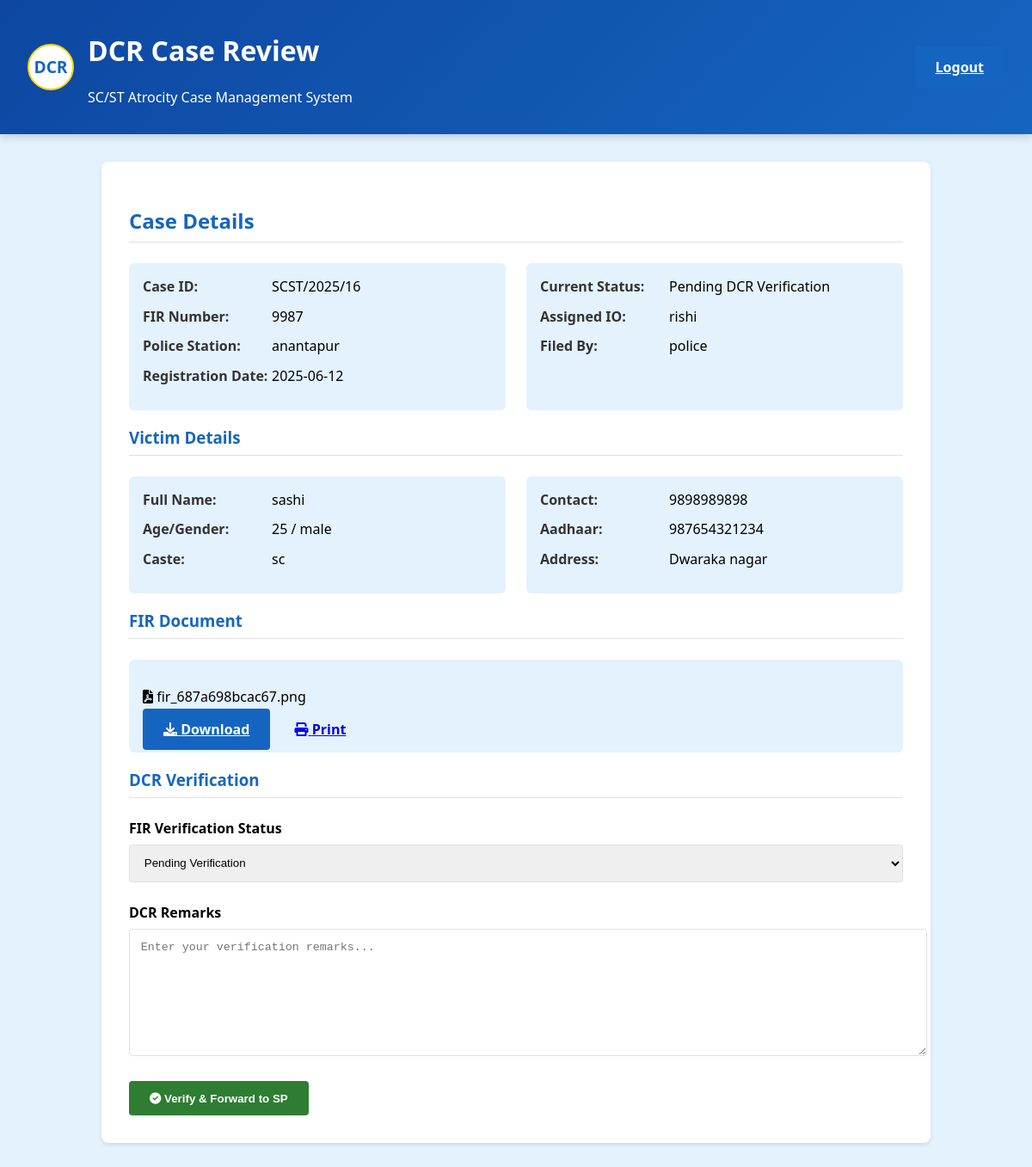
Page /review_dcr_case.php?case_id=16 (signed in) on the committed database.
### tables this page shows
CREATE TABLE `cases` (
  `case_id` int(11) NOT NULL,
  `victim_name` varchar(100) NOT NULL,
  `victim_address` text NOT NULL,
  `incident_date` date NOT NULL,
  `incident_description` text NOT NULL,
  `case_type` enum('SC','ST') NOT NULL,
  `status` varchar(32) DEFAULT NULL,
  `filed_by` int(11) DEFAULT NULL,
  `created_at` timestamp NOT NULL DEFAULT current_timestamp(),
  `victim_age` int(11) DEFAULT NULL,
  `victim_gender` varchar(20) DEFAULT NULL,
  `victim_caste` varchar(20) DEFAULT NULL,
  `victim_contact` varchar(20) DEFAULT NULL,
  `victim_aadhaar` varchar(20) DEFAULT NULL,
  `fir_number` varchar(50) DEFAULT NULL,
  `fir_date` date DEFAULT NULL,
  `police_station` varchar(100) DEFAULT NULL,
  `victim_statement` text DEFAULT NULL,
  `medical_report` text DEFAULT NULL,
  `case_sections` text DEFAULT NULL,
  `investigating_officer` varchar(100) DEFAULT NULL,
  `forward_to_sp` tinyint(1) DEFAULT 1,
  `priority` enum('low','medium','high') NOT NULL DEFAULT 'medium',
  `assigned_officer` varchar(100) DEFAULT NULL,
  `io_username` varchar(50) DEFAULT NULL,
  `io_report` text DEFAULT NULL,
  `io_witness_statements` text DEFAULT NULL,
  `io_recommendations` text DEFAULT NULL,
  `updated_at` timestamp NULL DEFAULT current_timestamp() ON UPDATE current_timestamp()
);

CREATE TABLE `users` (
  `id` int(11) NOT NULL,
  `username` varchar(50) NOT NULL,
  `password` varchar(255) NOT NULL,
  `role` enum('police','rdo','c_section','collector','social_welfare','dcr','io') NOT NULL,
  `created_at` timestamp NOT NULL DEFAULT current_timestamp()
);

CREATE TABLE `case_documents` (
  `document_id` int(11) NOT NULL,
  `case_id` int(11) NOT NULL,
  `document_type` varchar(50) NOT NULL,
  `file_path` varchar(255) NOT NULL,
  `uploaded_by` int(11) DEFAULT NULL,
  `created_at` timestamp NOT NULL DEFAULT current_timestamp()
);

### review_dcr_case.php (the view, shortened to what this page needs)
<?php
require_once 'includes/db.php';
$case_id = $_GET['case_id'];
try {
    $stmt = $pdo->prepare("
        SELECT c.*, u.username as filed_by_name
        FROM cases c
        JOIN users u ON c.filed_by = u.id
        WHERE c.case_id = ?
    ");
    $stmt->execute([$case_id]);
    $case = $stmt->fetch(PDO::FETCH_ASSOC);
    $stmt = $pdo->prepare("SELECT * FROM case_documents WHERE case_id = ? ORDER BY created_at DESC");
    $stmt->execute([$case_id]);
    $documents = $stmt->fetchAll(PDO::FETCH_ASSOC);
} catch (Exception $e) {
    header('Location: dcr_dashboard.php?error=' . urlencode($e->getMessage()));
    exit();
}
?>
<!DOCTYPE html>
<html lang="en">
<head>
</head>
<body>
    <div class="header">
        <div class="header-title">
            <div class="badge">DCR</div>
            <div>
                <h1>DCR Case Review</h1>
                <p>SC/ST Atrocity Case Management System</p>
            </div>
        </div>
        <div class="header-actions">
            <a href="logout.php" class="btn btn-primary">Logout</a>
        </div>
    </div>
    <div class="main-content">
        <h2 class="section-title">Case Details</h2>
        <div class="detail-grid">
            <div class="detail-card">
                <div class="detail-row"><div class="detail-label">Case ID:</div><div class="detail-value">SCST/<?php echo date('Y', strtotime($case['created_at'])); ?>/<?php echo $case['case_id']; ?></div></div>
                <div class="detail-row"><div class="detail-label">FIR Number:</div><div class="detail-value"><?php echo htmlspecialchars($case['fir_number']); ?></div></div>
                <div class="detail-row"><div class="detail-label">Police Station:</div><div class="detail-value"><?php echo htmlspecialchars($case['police_station']); ?></div></div>
                <div class="detail-row"><div class="detail-label">Registration Date:</div><div class="detail-value"><?php echo htmlspecialchars($case['fir_date']); ?></div></div>
            </div>
            <div class="detail-card">
                <div class="detail-row"><div class="detail-label">Current Status:</div><div class="detail-value"><span class="status-badge status-pending">Pending DCR Verification</span></div></div>
                <div class="detail-row"><div class="detail-label">Assigned IO:</div><div class="detail-value"><?php echo htmlspecialchars($case['investigating_officer']); ?></div></div>
                <div class="detail-row"><div class="detail-label">Filed By:</div><div class="detail-value"><?php echo htmlspecialchars($case['filed_by_name']); ?></div></div>
            </div>
        </div>
        <h3 class="section-title">Victim Details</h3>
        <div class="detail-grid">
            <div class="detail-card">
                <div class="detail-row"><div class="detail-label">Full Name:</div><div class="detail-value"><?php echo htmlspecialchars($case['victim_name']); ?></div></div>
                <div class="detail-row"><div class="detail-label">Age/Gender:</div><div class="detail-value"><?php echo htmlspecialchars($case['victim_age']) . ' / ' . htmlspecialchars($case['victim_gender']); ?></div></div>
                <div class="detail-row"><div class="detail-label">Caste:</div><div class="detail-value"><?php echo htmlspecialchars($case['victim_caste']); ?></div></div>
            </div>
            <div class="detail-card">
                <div class="detail-row"><div class="detail-label">Contact:</div><div class="detail-value"><?php echo htmlspecialchars($case['victim_contact']); ?></div></div>
                <div class="detail-row"><div class="detail-label">Aadhaar:</div><div class="detail-value"><?php echo htmlspecialchars($case['victim_aadhaar']); ?></div></div>
                <div class="detail-row"><div class="detail-label">Address:</div><div class="detail-value"><?php echo htmlspecialchars($case['victim_address']); ?></div></div>
            </div>
        </div>
        <h3 class="section-title">FIR Document</h3>
        <div class="detail-card">
            <?php if (!empty($documents)): ?>
                <?php foreach ($documents as $doc): if ($doc['document_type'] === 'fir'): ?>
                    <div class="fir-viewer">
                        <p><i class="fas fa-file-pdf"></i> <?php echo htmlspecialchars($doc['file_path']); ?></p>
                        <div class="fir-actions">
                            <a class="btn btn-primary" href="uploads/<?php echo htmlspecialchars($doc['file_path']); ?>" download><i class="fas fa-download"></i> Download</a>
                            <a class="btn" href="uploads/<?php echo htmlspecialchars($doc['file_path']); ?>" target="_blank"><i class="fas fa-print"></i> Print</a>
                        </div>
                    </div>
                <?php endif; endforeach; ?>
            <?php else: ?>
                <p>No FIR document uploaded.</p>
            <?php endif; ?>
        </div>
        <h3 class="section-title">DCR Verification</h3>
        <form method="POST" action="handlers/process_dcr_case.php">
            <div class="form-group">
                <label for="verification_status">FIR Verification Status</label>
                <select id="verification_status" name="verification_status" required>
                    <option value="pending" selected>Pending Verification</option>
                </select>
            </div>
            <div class="form-group">
                <label for="dcr_remarks">DCR Remarks</label>
                <textarea id="dcr_remarks" name="dcr_remarks" placeholder="Enter your verification remarks..." required></textarea>
            </div>
            <div class="action-buttons">
                <button type="submit" class="btn btn-success"><i class="fas fa-check-circle"></i> Verify & Forward to SP</button>
            </div>
        </form>
    </div>
    <link rel="stylesheet" href="https://cdnjs.cloudflare.com/ajax/libs/font-awesome/6.0.0/css/all.min.css">
</body>
</html>

### review_dcr_case.php (style rules this page uses)
:root { --dcr-blue: #1565c0; --dcr-light: #e3f2fd; --dcr-dark-blue: #0d47a1; --dcr-white: #ffffff; --dcr-dark: #333333; --dcr-gray: #e0e0e0; --collector-green: #2e7d32; }
body { background-color: var(--dcr-light); margin: 0; font-family: 'Segoe UI', Tahoma, Geneva, Verdana, sans-serif; }
.header { background: linear-gradient(135deg, var(--dcr-dark-blue), var(--dcr-blue)); color: white; padding: 1rem 2rem; display: flex; justify-content: space-between; align-items: center; box-shadow: 0 2px 10px rgba(0,0,0,0.2); }
.header-title { display: flex; align-items: center; gap: 1rem; }
.badge { width: 50px; height: 50px; background-color: white; border-radius: 50%; display: flex; align-items: center; justify-content: center; color: var(--dcr-blue); font-weight: bold; font-size: 1.2rem; border: 2px solid gold; }
.main-content { max-width: 900px; margin: 2rem auto; background: white; border-radius: 8px; box-shadow: 0 2px 5px rgba(0,0,0,0.1); padding: 2rem; }
.section-title { color: var(--dcr-blue); margin-bottom: 1.5rem; padding-bottom: 0.5rem; border-bottom: 1px solid var(--dcr-gray); }
.detail-grid { display: grid; grid-template-columns: repeat(auto-fill, minmax(300px, 1fr)); gap: 1.5rem; }
.detail-card { background-color: var(--dcr-light); padding: 1rem; border-radius: 6px; }
.detail-row { display: flex; margin-bottom: 0.8rem; }
.detail-label { font-weight: 600; width: 150px; color: var(--dcr-dark); }
.detail-value { flex: 1; }
.form-group { margin-bottom: 1.5rem; }
.form-group label { display: block; margin-bottom: 0.5rem; font-weight: 600; }
.form-group select, .form-group textarea { width: 100%; padding: 0.8rem; border: 1px solid var(--dcr-gray); border-radius: 4px; }
.form-group textarea { min-height: 120px; resize: vertical; }
.action-buttons { display: flex; gap: 1rem; margin-top: 1.5rem; }
.btn { padding: 0.8rem 1.5rem; border: none; border-radius: 4px; font-weight: 600; cursor: pointer; transition: all 0.3s; }
.btn-primary { background-color: var(--dcr-blue); color: white; }
.btn-success { background-color: var(--collector-green); color: white; }

### rows in the picture
cases: created_at "2025", case_id "16", fir_number "9987", police_station "anantapur", fir_date "2025-06-12", investigating_officer "rishi", filed_by.username "police", victim_name "sashi", victim_age "25", victim_gender "male", victim_caste "sc", victim_contact "9898989898", victim_aadhaar "987654321234", victim_address "Dwaraka nagar"
case_documents: file_path "fir_687a698bcac67.png"
